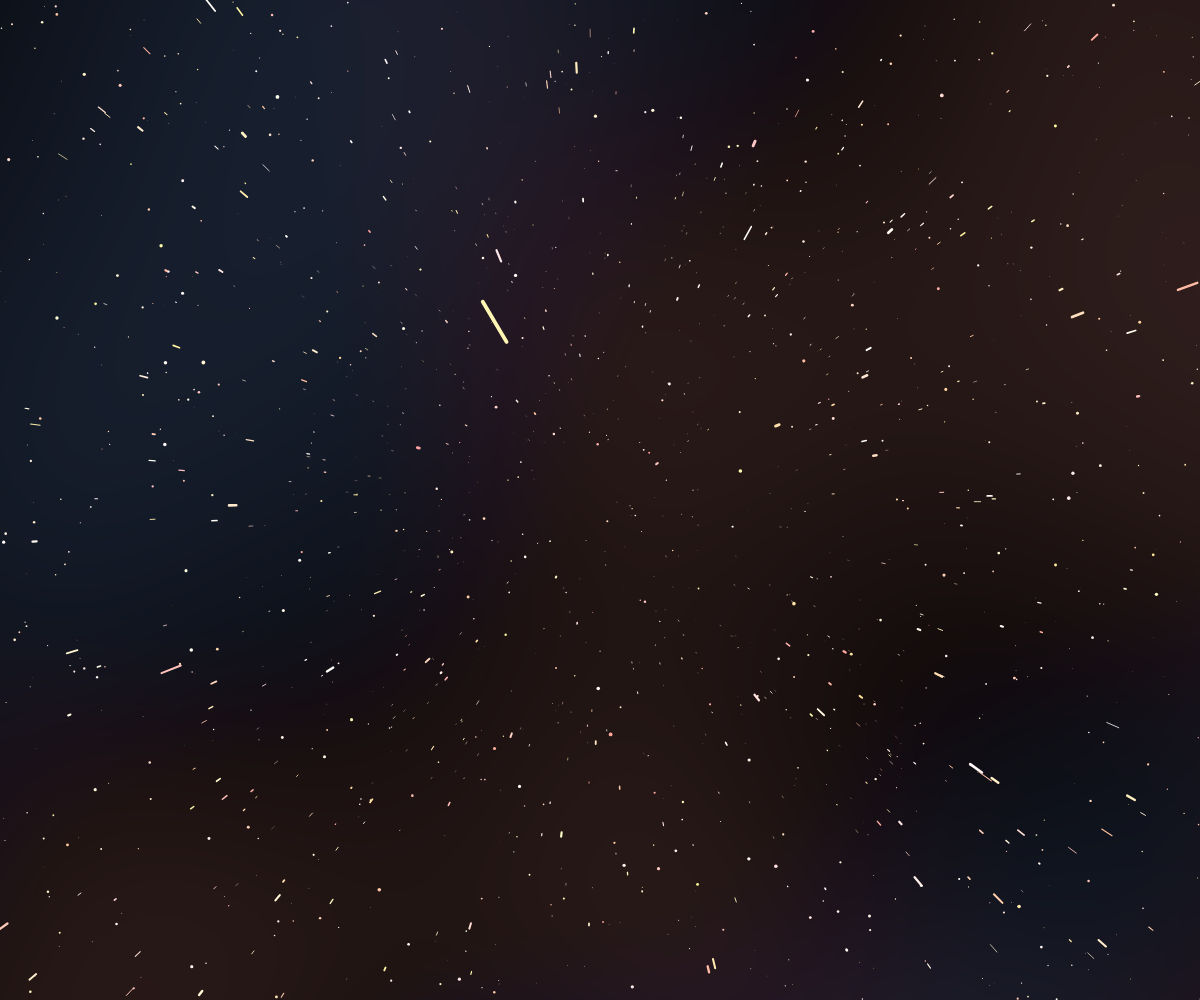
Frame 1 (no input)
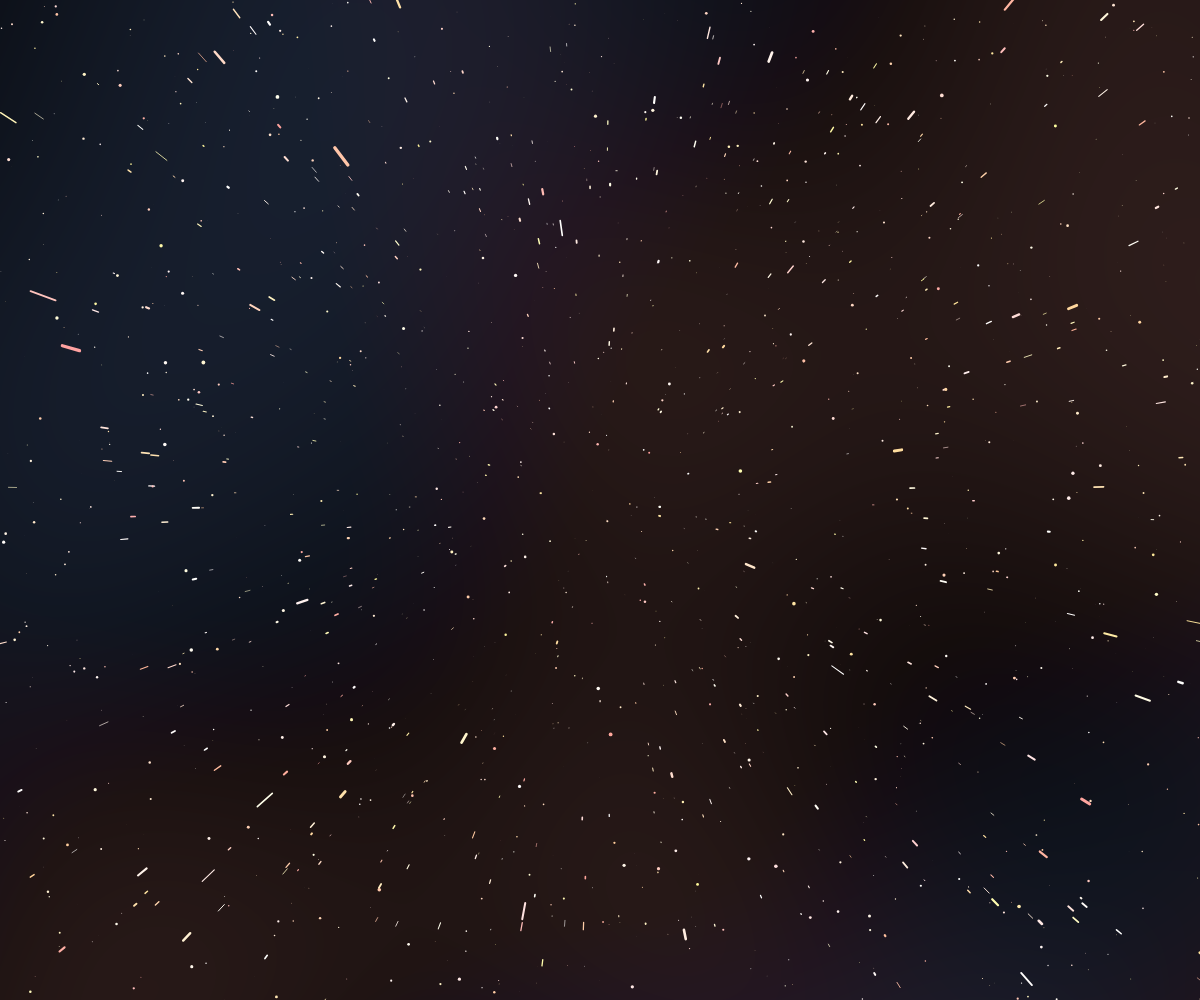
Frame 60 (no input)
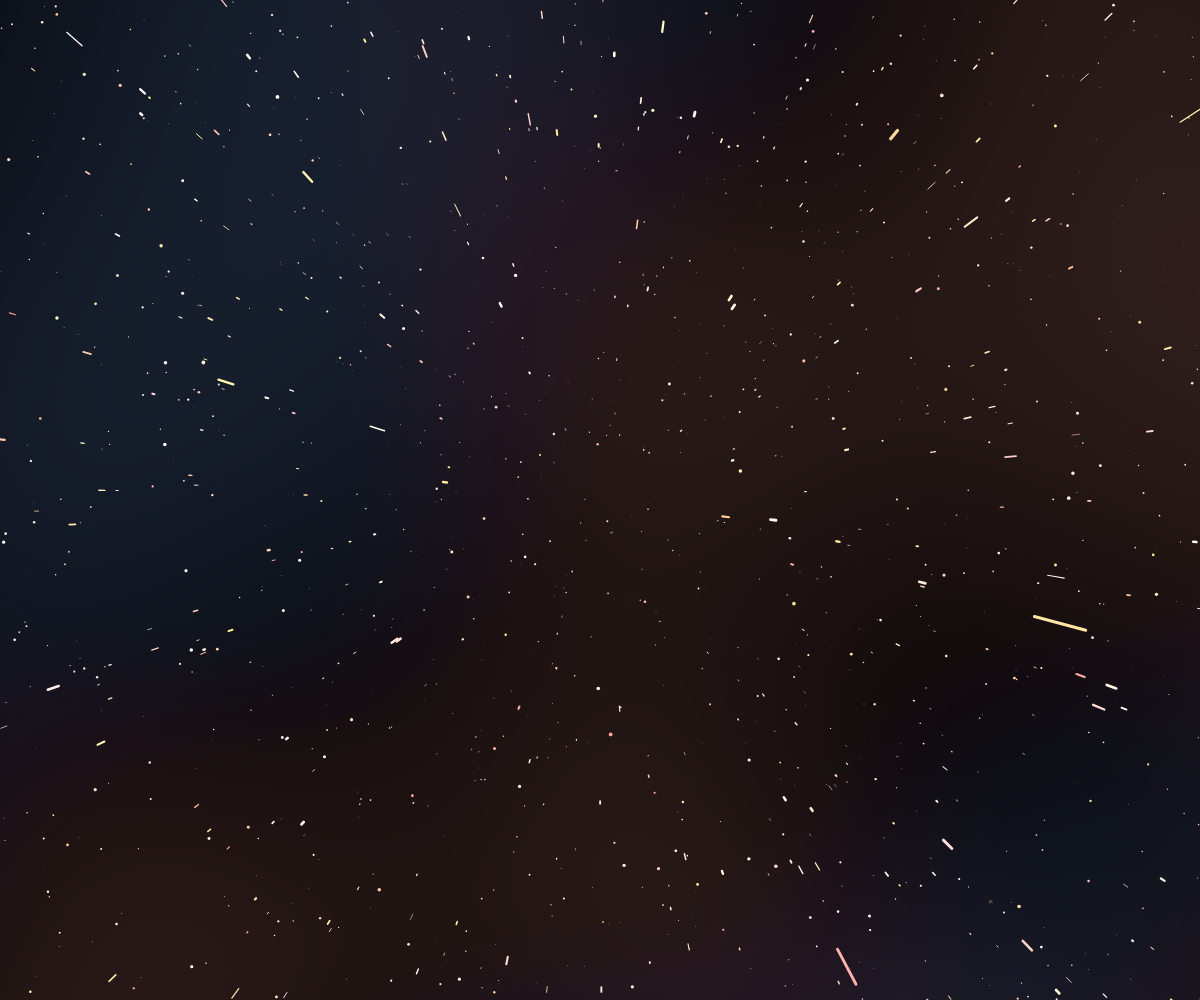
Frame 120 (the mouse pressed at the canvas centre since frame 60)

The p5.js sketch that drew these frames (run headless with seeded random() and noise() and a simulated clock; from frame 60 on, the mouse is pressed at the canvas centre):

// p5.js sketch
// ── sketch.js
let NUM_STARS = 1000;
let stars = [];
let backgroundStars = [];

function setup() {
  w = min(windowWidth, 1920);
  h = min(windowHeight, 1024);
  createCanvas(windowWidth, windowHeight);
  smooth();
  pixelDensity(1);
  colorMode(HSB, 360, 100, 100);

  nebula = new Nebula();

  for (let i = 0; i < NUM_STARS; i++) {
    stars[i] = new Star();
    backgroundStars[i] = new BackgroundStar();
    backgroundStars[i].v = 0;
  }
}

function draw() {
  translate(0, 0);
  background(0);
  nebula.draw();

  translate(width / 2, height / 2);
  for (let i = 0; i < stars.length; i++) {
    stars[i].update();
    stars[i].draw();
  }

  for (let i = 0; i < backgroundStars.length; i++) {
    backgroundStars[i].draw();
  }
}

function windowResized() {
  resizeCanvas(windowWidth, windowHeight);
}

// ── OpenSimplexNoise2D.js
"use strict";
var OpenSimplexNoise2D;

(function() {
  var constants_1 = {
    NORM_2D: 1.0 / 47.0,
    SQUISH_2D: (Math.sqrt(2 + 1) - 1) / 2,
    STRETCH_2D: (1 / Math.sqrt(2 + 1) - 1) / 2,
    base2D: [[1, 1, 0, 1, 0, 1, 0, 0, 0], [1, 1, 0, 1, 0, 1, 2, 1, 1]],
    gradients2D: [5, 2, 2, 5, -5, 2, -2, 5, 5, -2, 2, -5, -5, -2, -2, -5],
    lookupPairs2D: [
      0,
      1,
      1,
      0,
      4,
      1,
      17,
      0,
      20,
      2,
      21,
      2,
      22,
      5,
      23,
      5,
      26,
      4,
      39,
      3,
      42,
      4,
      43,
      3
    ],
    p2D: [
      0,
      0,
      1,
      -1,
      0,
      0,
      -1,
      1,
      0,
      2,
      1,
      1,
      1,
      2,
      2,
      0,
      1,
      2,
      0,
      2,
      1,
      0,
      0,
      0
    ],
  };

  var Contribution2 = /** @class */ (function() {
    function Contribution2(multiplier, xsb, ysb) {
      this.dx = -xsb - multiplier * constants_1.SQUISH_2D;
      this.dy = -ysb - multiplier * constants_1.SQUISH_2D;
      this.xsb = xsb;
      this.ysb = ysb;
    }
    return Contribution2;
  })();
  function shuffleSeed(seed) {
    var newSeed = new Uint32Array(1);
    newSeed[0] = seed[0] * 1664525 + 1013904223;
    return newSeed;
  }
  OpenSimplexNoise2D = /** @class */ (function() {
    function OpenSimplexNoise(clientSeed) {
      this.initialize();
      this.perm = new Uint8Array(256);
      this.perm2D = new Uint8Array(256);
      var source = new Uint8Array(256);
      for (var i = 0; i < 256; i++) source[i] = i;
      var seed = new Uint32Array(1);
      seed[0] = clientSeed;
      seed = shuffleSeed(shuffleSeed(shuffleSeed(seed)));
      for (var i = 255; i >= 0; i--) {
        seed = shuffleSeed(seed);
        var r = new Uint32Array(1);
        r[0] = (seed[0] + 31) % (i + 1);
        if (r[0] < 0) r[0] += i + 1;
        this.perm[i] = source[r[0]];
        this.perm2D[i] = this.perm[i] & 0x0e;
        source[r[0]] = source[i];
      }
    }
    OpenSimplexNoise.prototype.array2D = function(width, height) {
      var output = new Array(width);
      for (var x = 0; x < width; x++) {
        output[x] = new Array(height);
        for (var y = 0; y < height; y++) {
          output[x][y] = this.noise2D(x, y);
        }
      }
      return output;
    };
    OpenSimplexNoise.prototype.noise = function(x, y) {
      var stretchOffset = (x + y) * constants_1.STRETCH_2D;
      var xs = x + stretchOffset;
      var ys = y + stretchOffset;
      var xsb = Math.floor(xs);
      var ysb = Math.floor(ys);
      var squishOffset = (xsb + ysb) * constants_1.SQUISH_2D;
      var dx0 = x - (xsb + squishOffset);
      var dy0 = y - (ysb + squishOffset);
      var xins = xs - xsb;
      var yins = ys - ysb;
      var inSum = xins + yins;
      var hash =
        (xins - yins + 1) |
        (inSum << 1) |
        ((inSum + yins) << 2) |
        ((inSum + xins) << 4);
      var value = 0;
      for (var c = this.lookup2D[hash]; c !== undefined; c = c.next) {
        var dx = dx0 + c.dx;
        var dy = dy0 + c.dy;
        var attn = 2 - dx * dx - dy * dy;
        if (attn > 0) {
          var px = xsb + c.xsb;
          var py = ysb + c.ysb;
          var indexPartA = this.perm[px & 0xff];
          var index = this.perm2D[(indexPartA + py) & 0xff];
          var valuePart =
            constants_1.gradients2D[index] * dx +
            constants_1.gradients2D[index + 1] * dy;
          value += attn * attn * attn * attn * valuePart;
        }
      }
      return value * constants_1.NORM_2D;
    };
    OpenSimplexNoise.prototype.initialize = function() {
      var contributions2D = [];
      for (var i = 0; i < constants_1.p2D.length; i += 4) {
        var baseSet = constants_1.base2D[constants_1.p2D[i]];
        var previous = null;
        var current = null;
        for (var k = 0; k < baseSet.length; k += 3) {
          current = new Contribution2(
            baseSet[k],
            baseSet[k + 1],
            baseSet[k + 2]
          );
          if (previous === null) contributions2D[i / 4] = current;
          else previous.next = current;
          previous = current;
        }
        current.next = new Contribution2(
          constants_1.p2D[i + 1],
          constants_1.p2D[i + 2],
          constants_1.p2D[i + 3]
        );
      }
      this.lookup2D = [];
      for (var i = 0; i < constants_1.lookupPairs2D.length; i += 2) {
        this.lookup2D[constants_1.lookupPairs2D[i]] =
          contributions2D[constants_1.lookupPairs2D[i + 1]];
      }
      
    };
    return OpenSimplexNoise;
  })();
})();
// ── nebula.js
class Nebula {
  constructor() {
    this.noise = new OpenSimplexNoise2D(Date.now());
    this.imgBlue = createGraphics(width, height);
    this.imgRed = createGraphics(width, height);

    this.xoff = 0.002;
    this.yoff = 0.002;

    this.imgBlue.loadPixels();
    this.imgRed.loadPixels();

    for (let x = 0; x < width; x++) {
      for (let y = 0; y < height; y++) {
        let n = this.noise.noise(x * this.xoff, y * this.yoff);
        let b = map(n, -1, 1, 0, 20);
        let c = color(220, 50, b);
        this.imgBlue.set(x, y, c);

        n = this.noise.noise(x * this.xoff + 10000, y * this.yoff + 10000);
        b = map(n, -1, 1, 0, 20);
        this.imgRed.set(x, y, color(5, 40, b));
      }
    }

    this.imgRed.updatePixels();
    this.imgBlue.updatePixels();
  }

  draw() {
    blendMode(LIGHTEST);
    image(this.imgBlue, 0, 0, width, height);
    image(this.imgRed, 0, 0, width, height);
    blendMode(BLEND);
  }
}

// ── star.js
class Star {
  constructor() {
    this.reset();
  }

  reset() {
    this.x = random(-5000, 5000);
    this.y = random(-5000, 5000);
    this.z = random(0, 2000);
    this.r = random(5, 20);
    this.v = random(1, 15);
    this.hue = random(0, 60);
    this.saturation = random(0, 40);
    this.brightness = 100;
  }

  update() {
    this.z -= this.v;
    if (this.z <= 0) this.reset();
  }

  draw() {
    let sx = 100.0 * (this.x / this.z);
    let sy = 100.0 * (this.y / this.z);
    let sr = 0.0001 * this.r * (2000.0 - this.z);

    let px = 100.0 * (this.x / (this.z + this.v));
    let py = 100.0 * (this.y / (this.z + this.v));

    stroke(this.hue, this.saturation, this.brightness);
    strokeWeight(sr);
    line(sx, sy, px, py);
  }
}

class BackgroundStar extends Star {
  reset() {
    this.noise = new OpenSimplexNoise2D(Date.now());
    this.xoff = 0.5;
    this.yoff = 0.5;

    [this.x, this.y] = this.newPosition();

    this.z = random(0, 2000);
    this.r = random(5, 20);
    this.v = random(1, 15);
    this.hue = random(0, 60);
    this.saturation = random(0, 40);
    this.brightness = 100;
  }

  newPosition() {
    while (true) {
      let r = random(-1, 1);
      let x = random(-5000, 5000);
      let y = random(-5000, 5000);
      let n = this.noise.noise(x * this.xoff, y * this.yoff);

      if (r > n) {
        return [x, y];
      }
    }
  }

  draw() {
    let sx = (this.x * width) / 10000;
    let sy = (this.y * height) / 10000;
    let sr = 0.0001 * this.r * (2000.0 - this.z);

    stroke(this.hue, this.saturation, this.brightness);
    strokeWeight(sr);
    noStroke();
    fill(this.hue, this.saturation, this.brightness);
    circle(sx, sy, sr);
  }

  update() {
    // No need to implement anything here since we don't want background stars to move
  }
}
